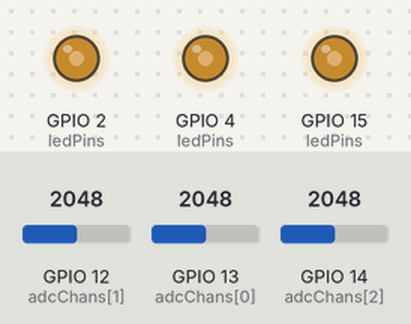
This sketch was run on a simulated ESP32. On the bench: output pins drawn as LEDs (lit = HIGH). Inputs (shaded band) come from the test bench; at power-on: GPIO 12 (adcChans[1]) = 2048, GPIO 13 (adcChans[0]) = 2048, GPIO 14 (adcChans[2]) = 2048.

Above: at 1.2 s.
1.3 s: GPIO 12 (adcChans[1]) set to 1228
At 2.0 s:
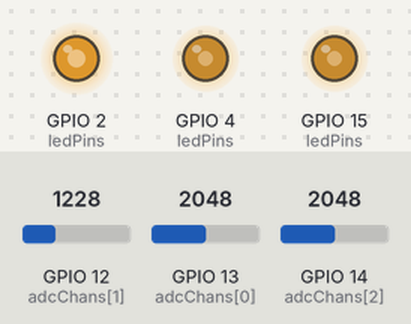
2.8 s: GPIO 13 (adcChans[0]) set to 1228
At 4.0 s:
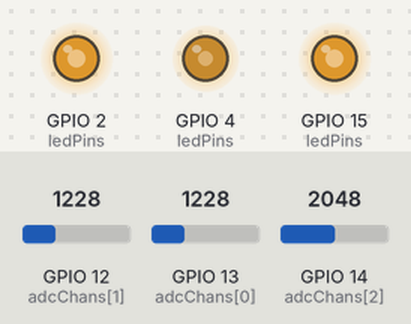
4.3 s: GPIO 14 (adcChans[2]) set to 1228
At 5.5 s:
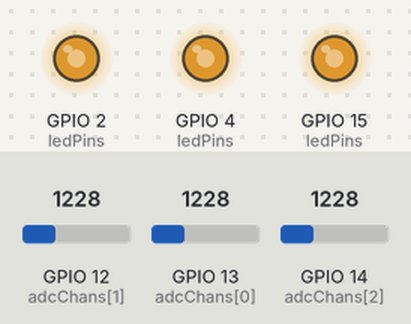
5.8 s: GPIO 12 (adcChans[1]) set to 491
At 6.4 s:
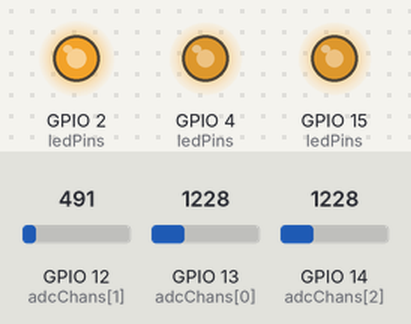
7.3 s: GPIO 13 (adcChans[0]) set to 491
At 7.7 s:
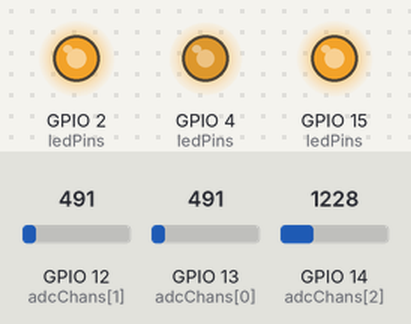
8.8 s: GPIO 14 (adcChans[2]) set to 491
At 9.9 s:
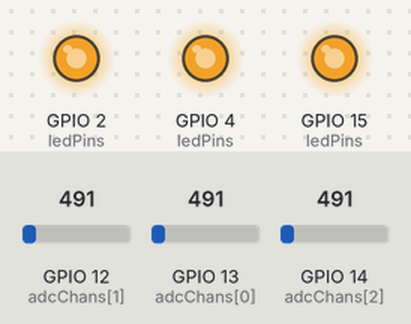
Timing chart, 0 to 11.3 s (numbered marks = the images above; inputs shaded):
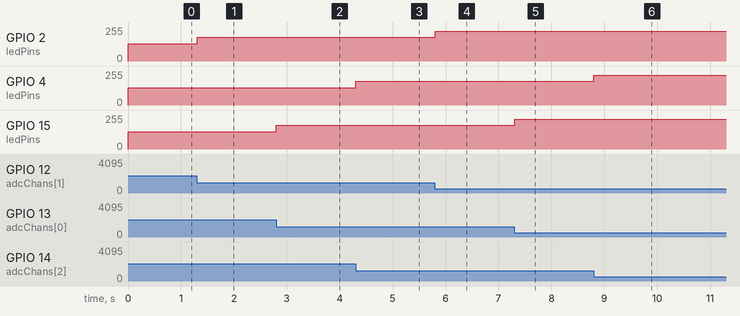

Measured:
- after the input at 1.3 s, GPIO 2 (ledPins): 128/255 → 179/255 at once
- after the input at 2.8 s, GPIO 15 (ledPins): 128/255 → 179/255 at once
- after the input at 4.3 s, GPIO 4 (ledPins): 128/255 → 179/255 at once
- after the input at 5.8 s, GPIO 2 (ledPins): 179/255 → 225/255 at once
- after the input at 7.3 s, GPIO 15 (ledPins): 179/255 → 225/255 at once
- after the input at 8.8 s, GPIO 4 (ledPins): 179/255 → 225/255 at once

The sketch:

soft_colourful_light.ino
```cpp
// PROJECT 11.2
// Define LED pins for RGB light:
const byte ledPins[] = {15, 2, 4};

// Define PWM channels:
const byte pwmChans[] = {0, 1, 2};

// Define ADC channels for potentiometers:
const byte adcChans[] = {13, 12, 14};

// RGB values:
int colours[] = {0, 0, 0};

void setup() {
    // Setup PWM channels:
    // ledcAttachChannel():
    //      Setup LEDC pin with given frequency, resolution, and channel.
    for (int i = 0; i < 3; i++)
        ledcAttachChannel(ledPins[i], 1000, 8, pwmChans[i]);
}

void loop() {
  for (int i = 0; i < 3; i++) {
    // Calculate current colour value:
    // analogRead():
    //      Used to get the ADC raw value for a given pin/ADC channel.
    colours[i] = map(analogRead(adcChans[i]), 0, 4096, 0, 255);

    // Set the current colour:
    // ledcWrite():
    //      Used to set duty for the LEDC pin.
    ledcWrite(ledPins[i], 256 - colours[i]);
  }
  delay(10);
}
```
